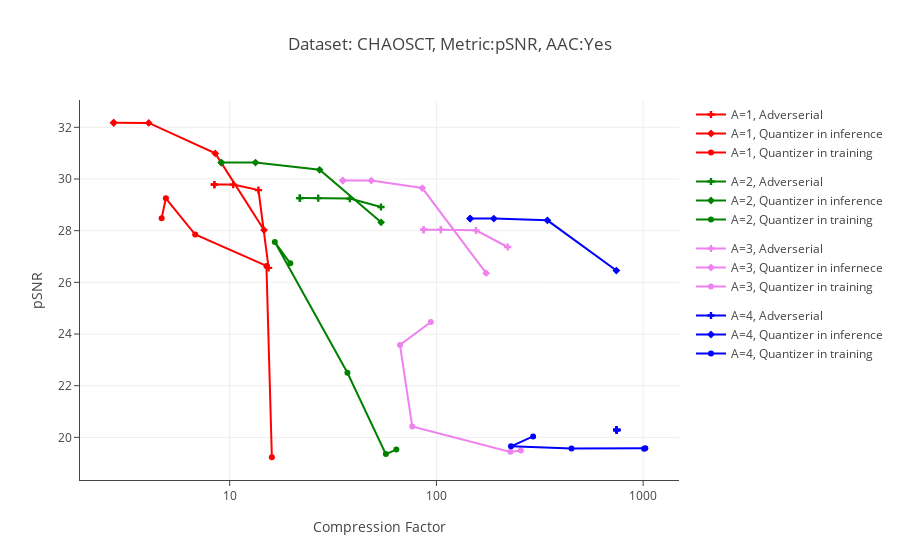

This figure's notebook cell:
### Code cell
#------------------------------------GENERATE GRAPH WITH MEAN POINTS------------------------------------------------

file_dict={}
var_dict={}

psnr,bpp=[],[]

trace1_main=[]
trace2_main=[]
trace3_main=[]


file_dict['Arch_1_1']=open('/home/rakshith/Desktop/CHAOSCT/adver/arch1_waac.json')
file_dict['Arch_1_2']=open('/home/rakshith/Desktop/CHAOSCT/normal/quaninf_arch1_waac.json')
file_dict['Arch_1_3']=open('/home/rakshith/Desktop/CHAOSCT/quantrain/quantrain_arch1_waac.json')
for count in range(1,4):

    
    with (file_dict['Arch_1_'+str(count)]) as json_file: 
        
        data = json.load(json_file)
        psnr,bpp=[],[]
        new_bpp=[]
#         mean_x,mean_y=[]

        for p in data:
            psnr.append(p['psnr'])
            bpp.append(p['bpp'])
            
        for row in bpp:

            row[:]=([16 / x for x in row])
            
            new_bpp.append(row[:])

        i=0
        mean_x,mean_y=[],[]
       
        while(i<len(psnr)):

            mean_y.append(statistics.mean(psnr[i]))
            mean_x.append(statistics.mean(new_bpp[i]))
            i=i+1
            
    trace1 = go.Scatter(
    x = mean_x,
    y = mean_y,
    marker={'symbol': 'cross', 'size': 6,'color':'red'},
    mode = 'lines+markers',
            line = dict(
    width = 2),
        legendgroup='Arch1',
    name = 'A=1, Adverserial')
    
    trace2 = go.Scatter(
    x = mean_x,
    y = mean_y,
    marker={'symbol': 'diamond', 'size': 6,'color':'red'},
    mode = 'lines+markers',
        line = dict(
    width = 2),
        legendgroup='Arch1',
    name = 'A=1, Quantizer in inference')
 
    trace3 = go.Scatter(
    x = mean_x,
    y = mean_y,
    marker={'symbol': 'circle', 'size': 6,'color':'red'},
    mode = 'lines+markers',
        line = dict(
    width = 2),
        legendgroup='Arch1',
    name = 'A=1, Quantizer in training')

    
    trace1_main.append(trace1)
    trace2_main.append(trace2)
    trace3_main.append(trace3)
    
file_dict['Arch_2_1']=open('/home/rakshith/Desktop/CHAOSCT/adver/arch2_waac.json')
file_dict['Arch_2_2']=open('/home/rakshith/Desktop/CHAOSCT/normal/quaninf_arch2_waac.json')
file_dict['Arch_2_3']=open('/home/rakshith/Desktop/CHAOSCT/quantrain/quantrain_arch2_waac.json')
for count in range(1,4):

    
    with (file_dict['Arch_2_'+str(count)]) as json_file: 
        
        data = json.load(json_file)
        psnr,bpp=[],[]
        new_bpp=[]
#         mean_x,mean_y=[]

        for p in data:
            psnr.append(p['psnr'])
            bpp.append(p['bpp'])
            
        for row in bpp:

            row[:]=([16 / x for x in row])
            
            new_bpp.append(row[:])

        i=0
        mean_x,mean_y=[],[]
       
        while(i<len(psnr)):
            mean_y.append(statistics.mean(psnr[i]))
            mean_x.append(statistics.mean(new_bpp[i]))
            i=i+1
            
    trace1 = go.Scatter(
    x = mean_x,
    y = mean_y,
    marker={'symbol': 'cross', 'size':6,'color':'green'},
    mode = 'lines+markers',
        line = dict(
    width = 2),
        legendgroup='Arch2',
    name = 'A=2, Adverserial'
  )
    
    trace2 = go.Scatter(
    x = mean_x,
    y = mean_y,
    marker={'symbol': 'diamond', 'size':6,'color':'green'},
        line = dict(
    width = 2),
    mode = 'lines+markers',
        legendgroup='Arch2',
    name = 'A=2, Quantizer in inference'
  )
 
    trace3 = go.Scatter(
    x = mean_x,
    y = mean_y,
    marker={'symbol': 'circle', 'size':6,'color':'green'},
    mode = 'lines+markers',
        line = dict(
    width = 2),
        legendgroup='Arch2',
    name = 'A=2, Quantizer in training')

    
    trace1_main.append(trace1)
    trace2_main.append(trace2)
    trace3_main.append(trace3)

                  

file_dict['Arch_3_1']=open('/home/rakshith/Desktop/CHAOSCT/adver/arch3_waac.json')
file_dict['Arch_3_2']=open('/home/rakshith/Desktop/CHAOSCT/normal/quaninf_arch3_waac.json')
file_dict['Arch_3_3']=open('/home/rakshith/Desktop/CHAOSCT/quantrain/quantrain_arch3_waac.json')
for count in range(1,4):

    
    with (file_dict['Arch_3_'+str(count)]) as json_file: 
        
        data = json.load(json_file)
        psnr,bpp=[],[]
        new_bpp=[]
#         mean_x,mean_y=[]

        for p in data:
            psnr.append(p['psnr'])
            bpp.append(p['bpp'])
            
        for row in bpp:

            row[:]=([16 / x for x in row])
            
            new_bpp.append(row[:])

        i=0
        mean_x,mean_y=[],[]
       
        while(i<len(psnr)):
            mean_y.append(statistics.mean(psnr[i]))
            mean_x.append(statistics.mean(new_bpp[i]))
            i=i+1
            
    trace1 = go.Scatter(
    x = mean_x,
    y = mean_y,
            line = dict(
    width = 2),
    marker={'symbol': 'cross', 'size': 6,'color':'violet'},
    mode = 'lines+markers',
        legendgroup='Arch3',
    name = 'A=3, Adverserial'
  )
    
    trace2 = go.Scatter(
    x = mean_x,
    y = mean_y,
    marker={'symbol': 'diamond', 'size': 6,'color':'violet'},
    mode = 'lines+markers',
            line = dict(
    width = 2),
        legendgroup='Arch3',
    name = 'A=3, Quantizer in infernece'
  )
 
    trace3 = go.Scatter(
    x = mean_x,
    y = mean_y,
    marker={'symbol': 'circle', 'size': 6,'color':'violet'},
    mode = 'lines+markers',
            line = dict(
    width = 2),
        legendgroup='Arch3',
    name = 'A=3, Quantizer in training')

    
    trace1_main.append(trace1)
    trace2_main.append(trace2)
    trace3_main.append(trace3)
    
file_dict['Arch_4_1']=open('/home/rakshith/Desktop/CHAOSCT/adver/arch4_waac.json')
file_dict['Arch_4_2']=open('/home/rakshith/Desktop/CHAOSCT/normal/quaninf_arch4_waac.json')
file_dict['Arch_4_3']=open('/home/rakshith/Desktop/CHAOSCT/quantrain/quantrain_arch4_waac.json')
for count in range(1,4):

    
    with (file_dict['Arch_4_'+str(count)]) as json_file: 
        
        data = json.load(json_file)
        psnr,bpp=[],[]
        new_bpp=[]
#         mean_x,mean_y=[]

        for p in data:
            psnr.append(p['psnr'])
            bpp.append(p['bpp'])
            
        for row in bpp:

            row[:]=([16 / x for x in row])
            
            new_bpp.append(row[:])

        i=0
        mean_x,mean_y=[],[]
       
        while(i<len(psnr)):
            mean_y.append(statistics.mean(psnr[i]))
            mean_x.append(statistics.mean(new_bpp[i]))
            i=i+1
            
    trace1 = go.Scatter(
    x = mean_x,
    y = mean_y,
    marker={'symbol': 'cross', 'size': 6,'color':'blue'},
    mode = 'lines+markers',
        line = dict(
    width = 2),
    legendgroup='Arch4',
    name = 'A=4, Adverserial'
  )
    
    trace2 = go.Scatter(
    x = mean_x,
    y = mean_y,
    marker={'symbol': 'diamond', 'size': 6,'color':'blue'},
    mode = 'lines+markers',
        line = dict(
    width = 2),
        legendgroup='Arch4',
    name = 'A=4, Quantizer in inference'
  )
 
    trace3 = go.Scatter(
    x = mean_x,
    y = mean_y,
    marker={'symbol': 'circle', 'size': 6,'color':'blue'},
    line = dict(
    width = 2),
    mode = 'lines+markers',
        legendgroup='Arch4',
    name = 'A=4, Quantizer in training')

    
    trace1_main.append(trace1)
    trace2_main.append(trace2)
    trace3_main.append(trace3)  
    
    
data=[trace1_main[0],trace2_main[1],trace3_main[2],trace1_main[3],trace2_main[4],trace3_main[5],trace1_main[6],trace2_main[7],trace3_main[8],trace1_main[9],trace2_main[10],trace3_main[11]]
layout = go.Layout(
    title='Dataset: CHAOSCT, Metric:pSNR, AAC:Yes',
xaxis=dict(
        title='Compression Factor',
        tickmode='linear',
        ticks='outside',

        showgrid=True,
        
        type='log',
        zeroline=True,
        showline=True,

        autorange=True
    ),
    yaxis=dict(
        title='pSNR',
        tickmode='linear',
        ticks='outside',
        tick0=0,
        zeroline=True,
        showline=True,
       
        dtick=2,

    )
)
fig = dict(data=data,layout=layout)
plotly.offline.iplot(fig, filename='Mean_graph')
 
        



    



pio.write_image(fig, 'images/CHAOSCT/Mean_Graph.png')

### Figure 1 — Plotly figure (JSON) as saved in the notebook; plotly's stock layout.template omitted (floating-point values rounded to 4 significant figures)
{"data": [{"legendgroup": "Arch1", "line": {"width": 2}, "marker": {"color": "red", "size": 6, "symbol": "cross"}, "mode": "lines+markers", "name": "A=1, Adverserial", "type": "scatter", "uid": "911f6ee2-c487-44f3-ac05-11e6842ac56e", "x": [8.432, 8.432, 10.41, 13.78, 15.43], "y": [29.78, 29.78, 29.78, 29.57, 26.56]}, {"legendgroup": "Arch1", "line": {"width": 2}, "marker": {"color": "red", "size": 6, "symbol": "diamond"}, "mode": "lines+markers", "name": "A=1, Quantizer in inference", "type": "scatter", "uid": "c85f09b6-e251-4026-94ac-cf7199bac2f9", "x": [2.749, 2.749, 4.061, 8.521, 14.66], "y": [32.18, 32.18, 32.17, 30.99, 28.02]}, {"legendgroup": "Arch1", "line": {"width": 2}, "marker": {"color": "red", "size": 6, "symbol": "circle"}, "mode": "lines+markers", "name": "A=1, Quantizer in training", "type": "scatter", "uid": "598cda0d-532d-40be-b4f1-145b165aa4c9", "x": [4.688, 4.913, 6.812, 15.06, 16], "y": [28.48, 29.25, 27.85, 26.63, 19.23]}, {"legendgroup": "Arch2", "line": {"width": 2}, "marker": {"color": "green", "size": 6, "symbol": "cross"}, "mode": "lines+markers", "name": "A=2, Adverserial", "type": "scatter", "uid": "f8665680-7cc2-4d2f-acfd-b99276e3fad0", "x": [21.86, 21.86, 26.81, 38.13, 53.94], "y": [29.26, 29.26, 29.26, 29.24, 28.92]}, {"legendgroup": "Arch2", "line": {"width": 2}, "marker": {"color": "green", "size": 6, "symbol": "diamond"}, "mode": "lines+markers", "name": "A=2, Quantizer in inference", "type": "scatter", "uid": "1a66fd94-ae90-4561-a35d-64c3634f88f7", "x": [9.116, 9.116, 13.33, 27.23, 54.02], "y": [30.63, 30.63, 30.63, 30.36, 28.32]}, {"legendgroup": "Arch2", "line": {"width": 2}, "marker": {"color": "green", "size": 6, "symbol": "circle"}, "mode": "lines+markers", "name": "A=2, Quantizer in training", "type": "scatter", "uid": "881c9aec-840e-4a7c-9841-94f84b75f4a8", "x": [19.64, 16.53, 37.12, 56.95, 64], "y": [26.74, 27.56, 22.5, 19.35, 19.53]}, {"legendgroup": "Arch3", "line": {"width": 2}, "marker": {"color": "violet", "size": 6, "symbol": "cross"}, "mode": "lines+markers", "name": "A=3, Adverserial", "type": "scatter", "uid": "303245c4-a766-47c9-945f-ebf81f530c27", "x": [86.72, 86.72, 105.0, 155.4, 221.1], "y": [28.04, 28.04, 28.04, 28.01, 27.37]}, {"legendgroup": "Arch3", "line": {"width": 2}, "marker": {"color": "violet", "size": 6, "symbol": "diamond"}, "mode": "lines+markers", "name": "A=3, Quantizer in infernece", "type": "scatter", "uid": "369bf7a8-373f-4564-acb7-2b0f9ebf9ef3", "x": [35.24, 35.24, 48.4, 85.41, 174.0], "y": [29.94, 29.94, 29.94, 29.65, 26.35]}, {"legendgroup": "Arch3", "line": {"width": 2}, "marker": {"color": "violet", "size": 6, "symbol": "circle"}, "mode": "lines+markers", "name": "A=3, Quantizer in training", "type": "scatter", "uid": "ba7d0d4b-1d68-42f3-9d8e-a84615409311", "x": [93.95, 66.65, 76.37, 228.0, 256], "y": [24.47, 23.58, 20.42, 19.44, 19.49]}, {"legendgroup": "Arch4", "line": {"width": 2}, "marker": {"color": "blue", "size": 6, "symbol": "cross"}, "mode": "lines+markers", "name": "A=4, Adverserial", "type": "scatter", "uid": "3dffc7aa-08a8-4063-8942-1e44bfa9fe0c", "x": [744.7, 744.7, 744.7, 744.7, 744.7], "y": [20.29, 20.29, 20.29, 20.29, 20.29]}, {"legendgroup": "Arch4", "line": {"width": 2}, "marker": {"color": "blue", "size": 6, "symbol": "diamond"}, "mode": "lines+markers", "name": "A=4, Quantizer in inference", "type": "scatter", "uid": "3001f601-a441-4969-8048-4529e8086640", "x": [145.6, 145.6, 189.6, 344.2, 741.8], "y": [28.47, 28.47, 28.47, 28.4, 26.46]}, {"legendgroup": "Arch4", "line": {"width": 2}, "marker": {"color": "blue", "size": 6, "symbol": "circle"}, "mode": "lines+markers", "name": "A=4, Quantizer in training", "type": "scatter", "uid": "465e8ed0-88b8-4901-9b60-ee43da31a140", "x": [293.5, 229.5, 450.0, 1011.0, 1024], "y": [20.04, 19.65, 19.57, 19.55, 19.58]}], "layout": {"title": {"text": "Dataset: CHAOSCT, Metric:pSNR, AAC:Yes"}, "xaxis": {"autorange": true, "showgrid": true, "showline": true, "tickmode": "linear", "ticks": "outside", "title": {"text": "Compression Factor"}, "type": "log", "zeroline": true}, "yaxis": {"dtick": 2, "showline": true, "tick0": 0, "tickmode": "linear", "ticks": "outside", "title": {"text": "pSNR"}, "zeroline": true}}}
